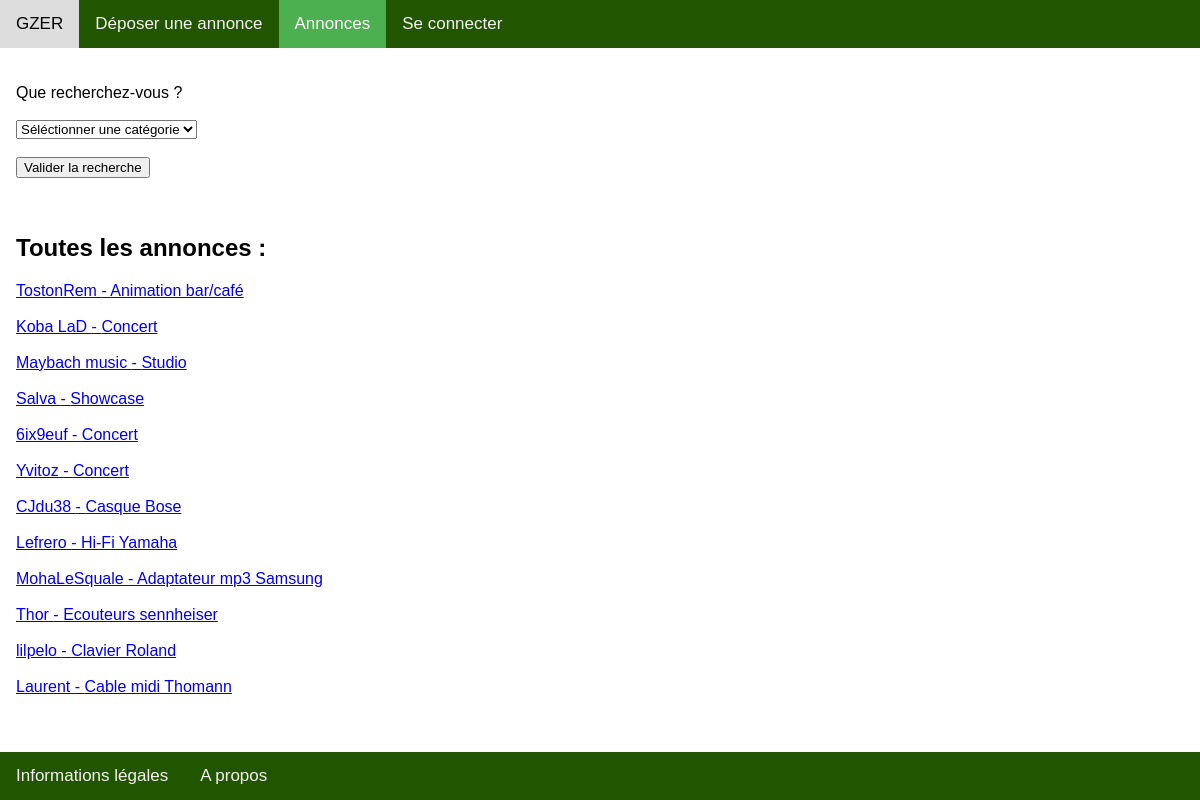
The app's page /controler/annonces.ctrl.php with its own data.
### tables this page shows
CREATE TABLE annonces (
  numA INTEGER,
  titreA STRING,
  prixA INTEGER,
  localisationA STRING,
  auteurA STRING,
  dateA date,
  categorieA STRING,
  styleA STRING
);

### controler/annonces.ctrl.php (called while the page is built)
<?php
require_once('../model/Annonce.class.php');
require_once('../model/GzerDAO.class.php');
if (isset($_GET['categorie'])) {
  $categorie = $_GET['categorie'];
} else {
  $categorie = '';
}
if (isset($_GET['quartier'])) {
  $quartier = $_GET['quartier'];
} else {
  $quartier = '';
}
  if (isset($categorie) && $categorie != '') {
    $config = parse_ini_file('../config/config.ini');
    $DAO = new GzerDAO($config['database_path']);
    $annoncesCat = $DAO->getAnnoncesParCategorie($categorie);
  } else if (isset($style) && $style != ''){
    $config = parse_ini_file('../config/config.ini');
    $DAO = new GzerDAO($config['database_path']);
    $annoncesStyle = $DAO->getAnnoncesParStyle($style);
  } else if (isset($materiel) && $materiel != '') {
    $config = parse_ini_file('../config/config.ini');
    $DAO = new GzerDAO($config['database_path']);
    $annoncesCat = $DAO->getAnnoncesParCategorie($materiel);
  } else if (isset($quartier) && $quartier != '') {
    $config = parse_ini_file('../config/config.ini');
    $DAO = new GzerDAO($config['database_path']);
    $annoncesQuart = $DAO->getAnnoncesParQuartier($quartier);
  } else {
    $config = parse_ini_file('../config/config.ini');
    $DAO = new GzerDAO($config['database_path']);
    $annonces = $DAO->getAnnonces();
  }
include('../view/annonces.view.php');
?>

### model/GzerDAO.class.php (called while the page is built, shortened)
<?php
class GzerDAO {
  private $db;
  function __construct($path) {
    $database = 'sqlite:'.$path.'/gzer.db';
    try {
      $this->db = new PDO($database);
    }
    catch (PDOException $e){
      die("erreur de connexion:".$e->getMessage());
    }
  }
  public function getDb(){
    return $this->db;
  }
  public function getAnnonces():array{
    $req = "SELECT * FROM annonces";
    $st = $this->getDb()->query($req);
    $result=$st->fetchAll(PDO::FETCH_CLASS, 'Annonce');
    return $result;
  }
}
?>

### model/Annonce.class.php (called while the page is built, shortened)
<?php
class Annonce {
  private $numA;
  private $titreA;
  private $auteurA;
  public function getNumA() {
    return $this->numA;
  }
  public function getTitreA() {
    return $this->titreA;
  }
  public function getAuteurA() {
    return $this->auteurA;
  }
}
?>

### view/annonces.view.php (the view, shortened to what this page needs)
<!DOCTYPE html>
<html lang="en" dir="ltr">
<head>
  <link rel="stylesheet" href="../view/css/deposer_annonce.view.styles.css" />
</head>
<body>
  <div class="topnav">
    <a href="../controler/main.ctrl.php">GZER</a>
    <a href="../controler/deposer_annonce.ctrl.php">Déposer une annonce</a>
    <a class="active" href="../controler/annonces.ctrl.php">Annonces</a>
    <a href="../controler/seconnecter.ctrl.php">Se connecter</a>
  </div>
  <div class="navbar">
    <a href="../view/infos.view.php">Informations légales</a>
    <a href="../view/a_propos.view.php">A propos</a>
  </div>
  <div id=container style="padding-left:16px">
    <br><br>
    Que recherchez-vous ?
    <br><br>
    <form action="annonces.ctrl.php">
      <select id="categorie" name="categorie">
        <option value="" selected>Séléctionner une catégorie</option>
      </select>
      <br><br>
      <input type="submit" value="Valider la recherche">
    </form>
    <br><br>
    <h2>Toutes les annonces : <?= $categorie ?>  <?= $quartier ?></h2>
    <?php if(isset($annonces)) {foreach ($annonces as $annonce) { ?>
      <a href="../controler/annonce.ctrl.php?numA=<?= $annonce->getNumA() ?>"><?= $annonce->getAuteurA() ?> - <?= $annonce->getTitreA() ?></a>
      <br><br>
    <?php } } ?>
  </div>
  </body>
  </html>

### view/css/deposer_annonce.view.styles.css (style rules this page uses)
body { margin: 0; font-family: Arial, Helvetica, sans-serif; }
.topnav { overflow: hidden; background-color: #250; }
.topnav a { float: left; color: #f2f2f2; text-align: center; padding: 14px 16px; text-decoration: none; font-size: 17px; }
.topnav a.active { background-color: #4CAF50; color: white; }
.navbar { overflow: hidden; background-color: #250; position: fixed; bottom: 0; width: 100%; }
.navbar a { float: left; display: block; color: #f2f2f2; text-align: center; padding: 14px 16px; text-decoration: none; font-size: 17px; }
#container { overflow:auto; }

### records on screen
annonces: auteurA "TostonRem", titreA "Animation bar/café"
annonces: auteurA "Koba LaD", titreA "Concert"
annonces: auteurA "Maybach music", titreA "Studio"
annonces: auteurA "Salva", titreA "Showcase"
annonces: auteurA "6ix9euf", titreA "Concert"
annonces: auteurA "Yvitoz", titreA "Concert"
annonces: auteurA "CJdu38", titreA "Casque Bose"
annonces: auteurA "Lefrero", titreA "Hi-Fi Yamaha"
annonces: auteurA "MohaLeSquale", titreA "Adaptateur mp3 Samsung"
annonces: auteurA "Thor", titreA "Ecouteurs sennheiser"
annonces: auteurA "lilpelo", titreA "Clavier Roland"
annonces: auteurA "Laurent", titreA "Cable midi Thomann"
